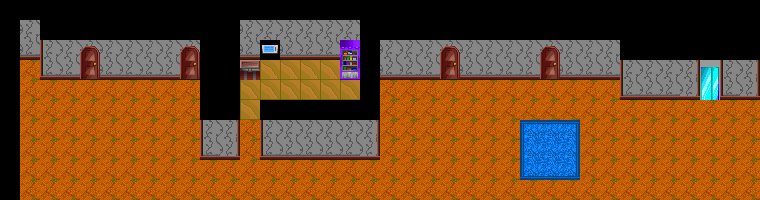

A 2D game scene composited from a Tiled map and its tileset images. What follows is a short description and the map's XML, with every tile layer's data as written:
An orthogonal 38x10 tile map with 20x20 px tiles, 2 tile layers (Tile Layer 1, Layer2), 3 tilesets and 4 objects (VENDING, CHGROOM, ITEMBOX, STAT).

<map version="1.9" tiledversion="1.9.1" orientation="orthogonal" renderorder="right-down" width="38" height="10" tilewidth="20" tileheight="20" infinite="0" nextlayerid="9" nextobjectid="180">
 <editorsettings>
  <export target="../maps/HALLWAY.nat" format="custom" />
 </editorsettings>
 <properties>
  <property name="name" value="Hotel Floor 10" />
 </properties>
 <tileset firstgid="1" source="nateroom.tsx" />
 <tileset firstgid="161" source="HOTEL.TSX" />
 <tileset firstgid="321" source="inter.tsx" />
 <layer id="1" name="Tile Layer 1" width="38" height="10">
  <data encoding="csv">
199,199,199,199,199,199,199,199,199,199,199,199,199,199,199,199,199,199,199,199,199,199,199,199,199,199,199,199,199,199,199,199,199,199,199,199,199,199,
199,210,199,199,199,199,199,199,199,199,199,199,210,210,210,210,210,210,199,199,199,199,199,199,199,199,199,199,199,199,199,199,199,199,199,199,199,199,
199,226,209,210,211,210,210,210,210,211,199,199,226,226,226,226,226,243,199,210,210,210,211,210,210,210,210,211,210,210,210,199,199,199,199,199,199,199,
199,167,225,226,227,226,226,226,226,227,199,199,321,183,183,183,183,259,199,226,226,226,227,226,226,226,226,227,226,226,226,209,210,210,212,215,209,212,
199,167,167,167,167,167,167,167,167,167,199,199,183,183,183,183,183,183,199,167,167,167,167,167,167,167,167,167,167,167,167,225,226,226,228,231,225,228,
199,167,167,167,167,167,167,167,167,167,199,199,183,199,199,199,199,199,199,167,167,167,167,167,167,167,167,167,167,167,167,167,167,167,167,167,167,167,
199,167,167,167,167,167,167,167,167,167,209,212,167,209,210,210,210,210,212,167,167,167,167,167,167,167,167,167,167,167,167,167,167,167,167,167,167,167,
199,167,167,167,167,167,167,167,167,167,225,228,167,225,226,226,226,226,228,167,167,167,167,167,167,167,167,167,167,167,167,167,167,167,167,167,167,167,
199,167,167,167,167,167,167,167,167,167,167,167,167,167,167,167,167,167,167,167,167,167,167,167,167,167,167,167,167,167,167,167,167,167,167,167,167,167,
199,167,167,167,167,167,167,167,167,167,167,167,167,167,167,167,167,167,167,167,167,167,167,167,167,167,167,167,167,167,167,167,167,167,167,167,167,167
</data>
 </layer>
 <layer id="8" name="Layer2" width="38" height="10">
  <data encoding="csv">
0,0,0,0,0,0,0,0,0,0,0,0,0,0,0,0,0,0,0,0,0,0,0,0,0,0,0,0,0,0,0,0,0,0,0,0,0,0,
0,0,0,0,0,0,0,0,0,0,0,0,0,0,0,0,0,0,0,0,0,0,0,0,0,0,0,0,0,0,0,0,0,0,0,0,0,0,
0,0,0,0,0,0,0,0,0,0,0,0,0,322,0,0,0,0,0,0,0,0,0,0,0,0,0,0,0,0,0,0,0,0,0,0,0,0,
0,0,0,0,0,0,0,0,0,0,0,0,0,0,0,0,0,0,0,0,0,0,0,0,0,0,0,0,0,0,0,0,0,0,0,0,0,0,
0,0,0,0,0,0,0,0,0,0,0,0,0,0,0,0,0,0,0,0,0,0,0,0,0,0,0,0,0,0,0,0,0,0,0,0,0,0,
0,0,0,0,0,0,0,0,0,0,0,0,0,0,0,0,0,0,0,0,0,0,0,0,0,0,0,0,0,0,0,0,0,0,0,0,0,0,
0,0,0,0,0,0,0,0,0,0,0,0,0,0,0,0,0,0,0,0,0,0,0,0,0,0,169,170,171,0,0,0,0,0,0,0,0,0,
0,0,0,0,0,0,0,0,0,0,0,0,0,0,0,0,0,0,0,0,0,0,0,0,0,0,185,186,187,0,0,0,0,0,0,0,0,0,
0,0,0,0,0,0,0,0,0,0,0,0,0,0,0,0,0,0,0,0,0,0,0,0,0,0,201,202,203,0,0,0,0,0,0,0,0,0,
0,0,0,0,0,0,0,0,0,0,0,0,0,0,0,0,0,0,0,0,0,0,0,0,0,0,0,0,0,0,0,0,0,0,0,0,0,0
</data>
 </layer>
 <objectgroup id="5" name="triggers">
  <object id="172" name="VENDING" class="VENDING" x="340" y="80" width="20" height="20">
   <properties>
    <property name="ITEM01" type="int" propertytype="INV_LIST" value="0" />
    <property name="ITEM02" type="int" propertytype="INV_LIST" value="0" />
    <property name="ITEM03" type="int" propertytype="INV_LIST" value="2" />
    <property name="ITEM04" type="int" propertytype="INV_LIST" value="0" />
    <property name="ITEM05" type="int" propertytype="INV_LIST" value="0" />
    <property name="ITEM06" type="int" propertytype="INV_LIST" value="2" />
    <property name="ITEM07" type="int" propertytype="INV_LIST" value="0" />
    <property name="ITEM08" type="int" propertytype="INV_LIST" value="0" />
    <property name="ITEM09" type="int" propertytype="INV_LIST" value="0" />
    <property name="ITEM10" type="int" propertytype="INV_LIST" value="0" />
    <property name="ITEM11" type="int" propertytype="INV_LIST" value="0" />
    <property name="ITEM12" type="int" propertytype="INV_LIST" value="3" />
    <property name="ITEM13" type="int" propertytype="INV_LIST" value="1" />
    <property name="ITEM14" type="int" propertytype="INV_LIST" value="2" />
    <property name="ITEM15" type="int" propertytype="INV_LIST" value="0" />
    <property name="ITEM16" type="int" propertytype="INV_LIST" value="0" />
    <property name="ITEM17" type="int" propertytype="INV_LIST" value="0" />
    <property name="ITEM18" type="int" propertytype="INV_LIST" value="0" />
    <property name="ITEM19" type="int" propertytype="INV_LIST" value="0" />
    <property name="ITEM20" type="int" propertytype="INV_LIST" value="0" />
   </properties>
  </object>
  <object id="176" name="NATEROOM_NAT" class="CHGROOM" x="80" y="60" width="20" height="20">
   <properties>
    <property name="name" value="NATEROOM_NAT" />
    <property name="x" type="int" value="4" />
    <property name="y" type="int" value="8" />
   </properties>
  </object>
  <object id="178" name="ITEMBOX" class="ITEMBOX" x="240" y="80" width="20" height="20" />
  <object id="179" name="STAT" class="STAT" x="260" y="60" width="20" height="20" />
 </objectgroup>
</map>
